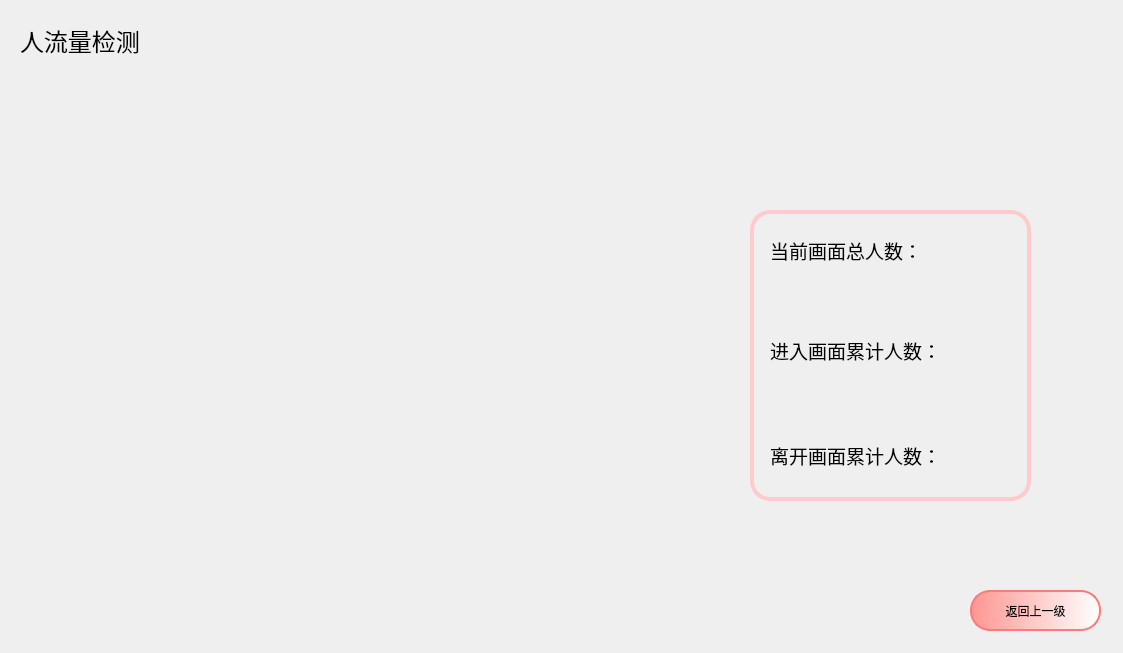
<?xml version="1.0" encoding="UTF-8"?>
<ui version="4.0">
 <class>Dialog</class>
 <widget class="QDialog" name="Dialog">
  <property name="geometry">
   <rect>
    <x>0</x>
    <y>0</y>
    <width>1123</width>
    <height>653</height>
   </rect>
  </property>
  <property name="windowTitle">
   <string>Dialog</string>
  </property>
  <widget class="QLabel" name="label">
   <property name="geometry">
    <rect>
     <x>20</x>
     <y>20</y>
     <width>171</width>
     <height>41</height>
    </rect>
   </property>
   <property name="font">
    <font>
     <family>Agency FB</family>
     <pointsize>18</pointsize>
    </font>
   </property>
   <property name="text">
    <string>人流量检测</string>
   </property>
  </widget>
  <widget class="QLabel" name="label_2">
   <property name="geometry">
    <rect>
     <x>50</x>
     <y>110</y>
     <width>681</width>
     <height>471</height>
    </rect>
   </property>
   <property name="text">
    <string/>
   </property>
  </widget>
  <widget class="QLabel" name="label_3">
   <property name="geometry">
    <rect>
     <x>770</x>
     <y>220</y>
     <width>241</width>
     <height>61</height>
    </rect>
   </property>
   <property name="font">
    <font>
     <family>Agency FB</family>
     <pointsize>14</pointsize>
    </font>
   </property>
   <property name="text">
    <string>当前画面总人数：</string>
   </property>
  </widget>
  <widget class="QLabel" name="label_4">
   <property name="geometry">
    <rect>
     <x>770</x>
     <y>320</y>
     <width>251</width>
     <height>61</height>
    </rect>
   </property>
   <property name="font">
    <font>
     <family>Agency FB</family>
     <pointsize>14</pointsize>
    </font>
   </property>
   <property name="text">
    <string>进入画面累计人数：</string>
   </property>
  </widget>
  <widget class="QLabel" name="label_5">
   <property name="geometry">
    <rect>
     <x>770</x>
     <y>430</y>
     <width>251</width>
     <height>51</height>
    </rect>
   </property>
   <property name="font">
    <font>
     <family>Agency FB</family>
     <pointsize>14</pointsize>
    </font>
   </property>
   <property name="text">
    <string>离开画面累计人数：</string>
   </property>
  </widget>
  <widget class="QPushButton" name="pushButton">
   <property name="geometry">
    <rect>
     <x>970</x>
     <y>590</y>
     <width>131</width>
     <height>41</height>
    </rect>
   </property>
   <property name="styleSheet">
    <string notr="true">QPushButton {
    background-color: qlineargradient(spread:repeat, x1:0, y1:0, x2:1, y2:0, stop:0 rgba(255, 150, 145, 255), stop:1 rgba(255, 255, 255, 255));
    border: 2px solid rgb(255, 170, 172);
    border-color: rgb(255, 120, 122);
    border-radius: 20px; /* 设置圆角半径，数值可根据按钮大小调整 */
}

QPushButton:hover {
    background-color: rgb(255, 164, 165); /* 设置鼠标悬停时的背景颜色 */
    border: 2px solid rgb(255, 100, 102); /* 设置鼠标悬停时的边框颜色 */
    color: black; /* 设置鼠标悬停时的文本颜色 */
    box-shadow: 5px 5px 10px rgba(0, 0, 0, 0.3); /* 设置鼠标悬停时的阴影效果 */
    cursor: pointer; /* 设置鼠标悬停时的指针样式 */
}</string>
   </property>
   <property name="text">
    <string>返回上一级</string>
   </property>
  </widget>
  <widget class="QFrame" name="frame">
   <property name="geometry">
    <rect>
     <x>750</x>
     <y>210</y>
     <width>281</width>
     <height>291</height>
    </rect>
   </property>
   <property name="styleSheet">
    <string notr="true">QFrame {
    border: 4px solid rgb(255, 202, 203); /* 设置边框宽度和颜色 */
    border-radius: 20px; /* 设置圆角半径，数值可以根据需要调整 */
    background-color: transparent; /* 设置背景色透明 */
}</string>
   </property>
   <property name="frameShape">
    <enum>QFrame::StyledPanel</enum>
   </property>
   <property name="frameShadow">
    <enum>QFrame::Raised</enum>
   </property>
  </widget>
  <widget class="QLabel" name="label_6">
   <property name="geometry">
    <rect>
     <x>-10</x>
     <y>-10</y>
     <width>1141</width>
     <height>671</height>
    </rect>
   </property>
   <property name="text">
    <string/>
   </property>
  </widget>
  <zorder>label_6</zorder>
  <zorder>frame</zorder>
  <zorder>label</zorder>
  <zorder>label_2</zorder>
  <zorder>label_3</zorder>
  <zorder>label_4</zorder>
  <zorder>label_5</zorder>
  <zorder>pushButton</zorder>
 </widget>
 <resources/>
 <connections>
  <connection>
   <sender>pushButton</sender>
   <signal>clicked()</signal>
   <receiver>Dialog</receiver>
   <slot>fanhui3()</slot>
   <hints>
    <hint type="sourcelabel">
     <x>1035</x>
     <y>610</y>
    </hint>
    <hint type="destinationlabel">
     <x>561</x>
     <y>328</y>
    </hint>
   </hints>
  </connection>
 </connections>
 <slots>
  <slot>fanhui3()</slot>
 </slots>
</ui>
